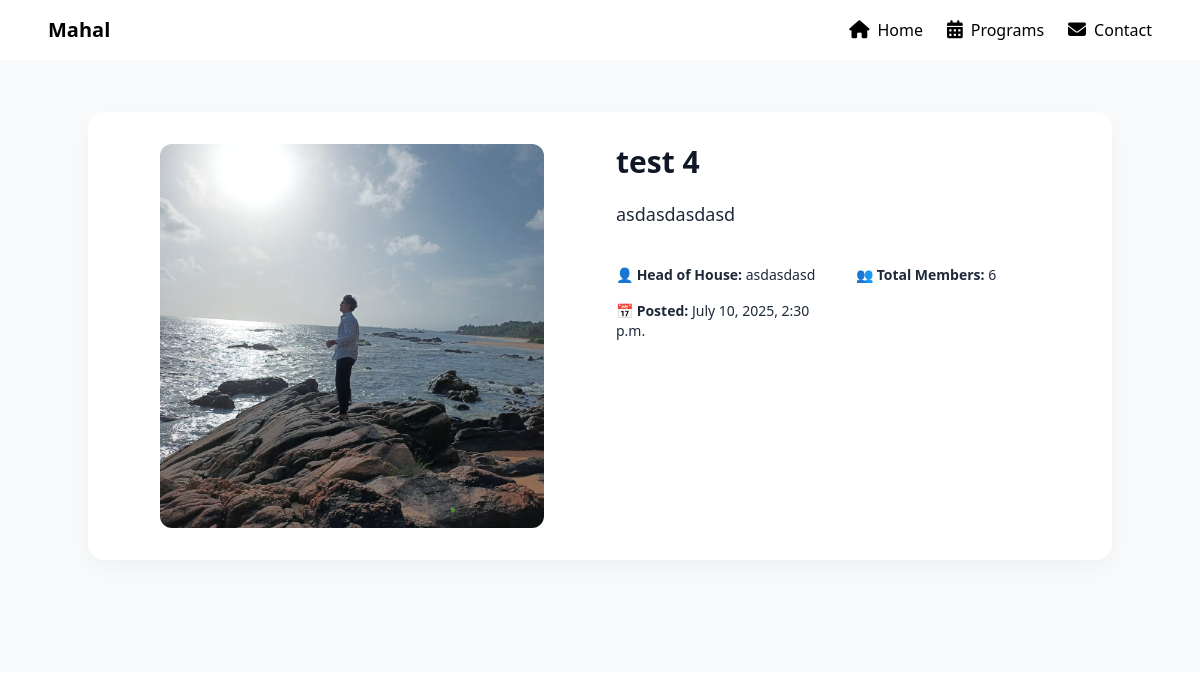
Screenshot of /houses/house/4/ with the database file from the repository.
### houses/models.py (models this page shows, shortened)
class Hosuse(models.Model):
    title = models.CharField(max_length=100)  # House name/title
    description = models.TextField(blank=True)  # Optional details about the house
    image = models.ImageField(upload_to='hosuses/', blank=True, null=True)  # Optional house image
    date_posted = models.DateTimeField(auto_now_add=True)  # When the house was added
    head_of_house = models.CharField(max_length=100)  # Name of head of the family
    total_members = models.PositiveIntegerField()  # Number of members in the house
    contact_number = models.CharField(max_length=15, blank=True)  # Optional
    address = models.TextField(blank=True)  # Optional full address or street
    zone = models.CharField(max_length=100, blank=True)  # Optional: area or zone in mahal
    class Meta:
        ordering = ['-date_posted']

### houses/views.py (the view)
# urls.py: path("house/<int:house_id>/", views.house_detail, name="house_detail"),
def house_detail(request, house_id):
    house = Hosuse.objects.get(id=house_id)
    context = {
        'house': house,
        'transparent_nav': False,
    }
    return render(request, 'Houses/house_detail.html', context)

### houses/templates/Houses/house_detail.html (shortened to what this page needs)
{% extends "main/layout.html" %}
{% block content %}
<div class="min-h-[100vh] bg-gray-50 px-4 py-28 flex items-start justify-center">
  <div class="w-full max-w-5xl bg-white rounded-2xl shadow-[0_8px_24px_rgba(0,0,0,0.04)] p-8 grid grid-cols-1 md:grid-cols-2 gap-8">
    <div class="flex items-start justify-center">
      {% if house.image %}
        <img src="{{ house.image.url }}" alt="{{ house.title }}" class="w-full max-w-sm rounded-xl object-cover" />
      {% else %}
        <div class="w-full max-w-sm h-64 bg-gray-200 rounded-xl flex items-center justify-center text-gray-500">
          No image
        </div>
      {% endif %}
    </div>
    <div class="space-y-5 text-gray-800">
      <h1 class="text-3xl font-bold text-gray-900">{{ house.title }}</h1>
      {% if house.description %}
        <p class="text-lg leading-relaxed">{{ house.description }}</p>
      {% endif %}
      <div class="grid grid-cols-1 sm:grid-cols-2 gap-4 pt-4 text-sm">
        <p><span class="font-semibold">👤 Head of House:</span> {{ house.head_of_house }}</p>
        <p><span class="font-semibold">👥 Total Members:</span> {{ house.total_members }}</p>
        <p><span class="font-semibold">📅 Posted:</span> {{ house.date_posted|date:"F d, Y, g:i a" }}</p>
      </div>
    </div>
  </div>
</div>
{% endblock %}

### rows the page displays
Hosuse: image (picture), title "test 4", description "asdasdasdasd", head_of_house "asdasdasd", total_members "6", date_posted "July 10, 2025, 2:30 p.m."
